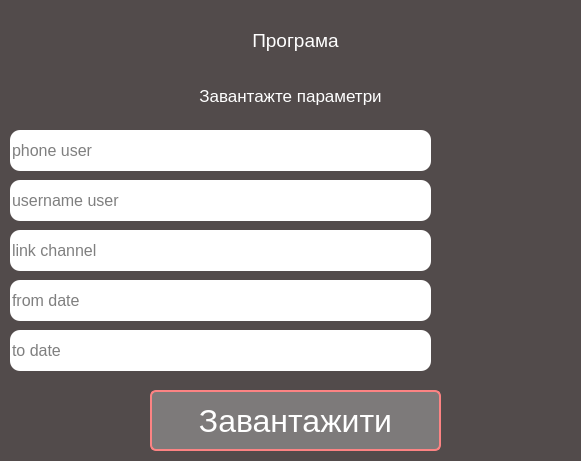
<?xml version="1.0" encoding="UTF-8"?>
<ui version="4.0">
 <class>program</class>
 <widget class="QDialog" name="program">
  <property name="geometry">
   <rect>
    <x>0</x>
    <y>0</y>
    <width>581</width>
    <height>461</height>
   </rect>
  </property>
  <property name="palette">
   <palette>
    <active>
     <colorrole role="Button">
      <brush brushstyle="SolidPattern">
       <color alpha="255">
        <red>82</red>
        <green>75</green>
        <blue>75</blue>
       </color>
      </brush>
     </colorrole>
     <colorrole role="BrightText">
      <brush brushstyle="SolidPattern">
       <color alpha="255">
        <red>255</red>
        <green>255</green>
        <blue>255</blue>
       </color>
      </brush>
     </colorrole>
     <colorrole role="ButtonText">
      <brush brushstyle="SolidPattern">
       <color alpha="255">
        <red>255</red>
        <green>255</green>
        <blue>255</blue>
       </color>
      </brush>
     </colorrole>
     <colorrole role="Base">
      <brush brushstyle="SolidPattern">
       <color alpha="255">
        <red>82</red>
        <green>75</green>
        <blue>75</blue>
       </color>
      </brush>
     </colorrole>
     <colorrole role="Window">
      <brush brushstyle="SolidPattern">
       <color alpha="255">
        <red>82</red>
        <green>75</green>
        <blue>75</blue>
       </color>
      </brush>
     </colorrole>
     <colorrole role="Shadow">
      <brush brushstyle="SolidPattern">
       <color alpha="255">
        <red>0</red>
        <green>0</green>
        <blue>0</blue>
       </color>
      </brush>
     </colorrole>
     <colorrole role="AlternateBase">
      <brush brushstyle="SolidPattern">
       <color alpha="255">
        <red>41</red>
        <green>37</green>
        <blue>37</blue>
       </color>
      </brush>
     </colorrole>
     <colorrole role="ToolTipBase">
      <brush brushstyle="SolidPattern">
       <color alpha="255">
        <red>255</red>
        <green>255</green>
        <blue>220</blue>
       </color>
      </brush>
     </colorrole>
     <colorrole role="ToolTipText">
      <brush brushstyle="SolidPattern">
       <color alpha="255">
        <red>0</red>
        <green>0</green>
        <blue>0</blue>
       </color>
      </brush>
     </colorrole>
    </active>
    <inactive>
     <colorrole role="Button">
      <brush brushstyle="SolidPattern">
       <color alpha="255">
        <red>82</red>
        <green>75</green>
        <blue>75</blue>
       </color>
      </brush>
     </colorrole>
     <colorrole role="BrightText">
      <brush brushstyle="SolidPattern">
       <color alpha="255">
        <red>255</red>
        <green>255</green>
        <blue>255</blue>
       </color>
      </brush>
     </colorrole>
     <colorrole role="ButtonText">
      <brush brushstyle="SolidPattern">
       <color alpha="255">
        <red>255</red>
        <green>255</green>
        <blue>255</blue>
       </color>
      </brush>
     </colorrole>
     <colorrole role="Base">
      <brush brushstyle="SolidPattern">
       <color alpha="255">
        <red>82</red>
        <green>75</green>
        <blue>75</blue>
       </color>
      </brush>
     </colorrole>
     <colorrole role="Window">
      <brush brushstyle="SolidPattern">
       <color alpha="255">
        <red>82</red>
        <green>75</green>
        <blue>75</blue>
       </color>
      </brush>
     </colorrole>
     <colorrole role="Shadow">
      <brush brushstyle="SolidPattern">
       <color alpha="255">
        <red>0</red>
        <green>0</green>
        <blue>0</blue>
       </color>
      </brush>
     </colorrole>
     <colorrole role="AlternateBase">
      <brush brushstyle="SolidPattern">
       <color alpha="255">
        <red>41</red>
        <green>37</green>
        <blue>37</blue>
       </color>
      </brush>
     </colorrole>
     <colorrole role="ToolTipBase">
      <brush brushstyle="SolidPattern">
       <color alpha="255">
        <red>255</red>
        <green>255</green>
        <blue>220</blue>
       </color>
      </brush>
     </colorrole>
     <colorrole role="ToolTipText">
      <brush brushstyle="SolidPattern">
       <color alpha="255">
        <red>0</red>
        <green>0</green>
        <blue>0</blue>
       </color>
      </brush>
     </colorrole>
    </inactive>
    <disabled>
     <colorrole role="Button">
      <brush brushstyle="SolidPattern">
       <color alpha="255">
        <red>82</red>
        <green>75</green>
        <blue>75</blue>
       </color>
      </brush>
     </colorrole>
     <colorrole role="BrightText">
      <brush brushstyle="SolidPattern">
       <color alpha="255">
        <red>255</red>
        <green>255</green>
        <blue>255</blue>
       </color>
      </brush>
     </colorrole>
     <colorrole role="ButtonText">
      <brush brushstyle="SolidPattern">
       <color alpha="255">
        <red>41</red>
        <green>37</green>
        <blue>37</blue>
       </color>
      </brush>
     </colorrole>
     <colorrole role="Base">
      <brush brushstyle="SolidPattern">
       <color alpha="255">
        <red>82</red>
        <green>75</green>
        <blue>75</blue>
       </color>
      </brush>
     </colorrole>
     <colorrole role="Window">
      <brush brushstyle="SolidPattern">
       <color alpha="255">
        <red>82</red>
        <green>75</green>
        <blue>75</blue>
       </color>
      </brush>
     </colorrole>
     <colorrole role="Shadow">
      <brush brushstyle="SolidPattern">
       <color alpha="255">
        <red>0</red>
        <green>0</green>
        <blue>0</blue>
       </color>
      </brush>
     </colorrole>
     <colorrole role="AlternateBase">
      <brush brushstyle="SolidPattern">
       <color alpha="255">
        <red>82</red>
        <green>75</green>
        <blue>75</blue>
       </color>
      </brush>
     </colorrole>
     <colorrole role="ToolTipBase">
      <brush brushstyle="SolidPattern">
       <color alpha="255">
        <red>255</red>
        <green>255</green>
        <blue>220</blue>
       </color>
      </brush>
     </colorrole>
     <colorrole role="ToolTipText">
      <brush brushstyle="SolidPattern">
       <color alpha="255">
        <red>0</red>
        <green>0</green>
        <blue>0</blue>
       </color>
      </brush>
     </colorrole>
    </disabled>
   </palette>
  </property>
  <property name="windowTitle">
   <string>program</string>
  </property>
  <property name="styleSheet">
   <string notr="true">background-color: #524b4b;</string>
  </property>
  <widget class="QLabel" name="label_1_program">
   <property name="geometry">
    <rect>
     <x>140</x>
     <y>20</y>
     <width>311</width>
     <height>41</height>
    </rect>
   </property>
   <property name="palette">
    <palette>
     <active>
      <colorrole role="WindowText">
       <brush brushstyle="SolidPattern">
        <color alpha="255">
         <red>255</red>
         <green>255</green>
         <blue>255</blue>
        </color>
       </brush>
      </colorrole>
      <colorrole role="Button">
       <brush brushstyle="SolidPattern">
        <color alpha="255">
         <red>82</red>
         <green>75</green>
         <blue>75</blue>
        </color>
       </brush>
      </colorrole>
      <colorrole role="Text">
       <brush brushstyle="SolidPattern">
        <color alpha="255">
         <red>255</red>
         <green>255</green>
         <blue>255</blue>
        </color>
       </brush>
      </colorrole>
      <colorrole role="ButtonText">
       <brush brushstyle="SolidPattern">
        <color alpha="255">
         <red>255</red>
         <green>255</green>
         <blue>255</blue>
        </color>
       </brush>
      </colorrole>
      <colorrole role="Base">
       <brush brushstyle="SolidPattern">
        <color alpha="255">
         <red>82</red>
         <green>75</green>
         <blue>75</blue>
        </color>
       </brush>
      </colorrole>
      <colorrole role="Window">
       <brush brushstyle="SolidPattern">
        <color alpha="255">
         <red>82</red>
         <green>75</green>
         <blue>75</blue>
        </color>
       </brush>
      </colorrole>
     </active>
     <inactive>
      <colorrole role="WindowText">
       <brush brushstyle="SolidPattern">
        <color alpha="255">
         <red>255</red>
         <green>255</green>
         <blue>255</blue>
        </color>
       </brush>
      </colorrole>
      <colorrole role="Button">
       <brush brushstyle="SolidPattern">
        <color alpha="255">
         <red>82</red>
         <green>75</green>
         <blue>75</blue>
        </color>
       </brush>
      </colorrole>
      <colorrole role="Text">
       <brush brushstyle="SolidPattern">
        <color alpha="255">
         <red>255</red>
         <green>255</green>
         <blue>255</blue>
        </color>
       </brush>
      </colorrole>
      <colorrole role="ButtonText">
       <brush brushstyle="SolidPattern">
        <color alpha="255">
         <red>255</red>
         <green>255</green>
         <blue>255</blue>
        </color>
       </brush>
      </colorrole>
      <colorrole role="Base">
       <brush brushstyle="SolidPattern">
        <color alpha="255">
         <red>82</red>
         <green>75</green>
         <blue>75</blue>
        </color>
       </brush>
      </colorrole>
      <colorrole role="Window">
       <brush brushstyle="SolidPattern">
        <color alpha="255">
         <red>82</red>
         <green>75</green>
         <blue>75</blue>
        </color>
       </brush>
      </colorrole>
     </inactive>
     <disabled>
      <colorrole role="WindowText">
       <brush brushstyle="SolidPattern">
        <color alpha="255">
         <red>255</red>
         <green>255</green>
         <blue>255</blue>
        </color>
       </brush>
      </colorrole>
      <colorrole role="Button">
       <brush brushstyle="SolidPattern">
        <color alpha="255">
         <red>82</red>
         <green>75</green>
         <blue>75</blue>
        </color>
       </brush>
      </colorrole>
      <colorrole role="Text">
       <brush brushstyle="SolidPattern">
        <color alpha="255">
         <red>255</red>
         <green>255</green>
         <blue>255</blue>
        </color>
       </brush>
      </colorrole>
      <colorrole role="ButtonText">
       <brush brushstyle="SolidPattern">
        <color alpha="255">
         <red>255</red>
         <green>255</green>
         <blue>255</blue>
        </color>
       </brush>
      </colorrole>
      <colorrole role="Base">
       <brush brushstyle="SolidPattern">
        <color alpha="255">
         <red>82</red>
         <green>75</green>
         <blue>75</blue>
        </color>
       </brush>
      </colorrole>
      <colorrole role="Window">
       <brush brushstyle="SolidPattern">
        <color alpha="255">
         <red>82</red>
         <green>75</green>
         <blue>75</blue>
        </color>
       </brush>
      </colorrole>
     </disabled>
    </palette>
   </property>
   <property name="font">
    <font>
     <pointsize>14</pointsize>
    </font>
   </property>
   <property name="styleSheet">
    <string notr="true">color: white;</string>
   </property>
   <property name="text">
    <string>Програма</string>
   </property>
   <property name="alignment">
    <set>Qt::AlignCenter</set>
   </property>
  </widget>
  <widget class="QLabel" name="label_2_program">
   <property name="geometry">
    <rect>
     <x>20</x>
     <y>80</y>
     <width>541</width>
     <height>31</height>
    </rect>
   </property>
   <property name="palette">
    <palette>
     <active>
      <colorrole role="WindowText">
       <brush brushstyle="SolidPattern">
        <color alpha="255">
         <red>255</red>
         <green>255</green>
         <blue>255</blue>
        </color>
       </brush>
      </colorrole>
      <colorrole role="Button">
       <brush brushstyle="SolidPattern">
        <color alpha="255">
         <red>82</red>
         <green>75</green>
         <blue>75</blue>
        </color>
       </brush>
      </colorrole>
      <colorrole role="Text">
       <brush brushstyle="SolidPattern">
        <color alpha="255">
         <red>255</red>
         <green>255</green>
         <blue>255</blue>
        </color>
       </brush>
      </colorrole>
      <colorrole role="ButtonText">
       <brush brushstyle="SolidPattern">
        <color alpha="255">
         <red>255</red>
         <green>255</green>
         <blue>255</blue>
        </color>
       </brush>
      </colorrole>
      <colorrole role="Base">
       <brush brushstyle="SolidPattern">
        <color alpha="255">
         <red>82</red>
         <green>75</green>
         <blue>75</blue>
        </color>
       </brush>
      </colorrole>
      <colorrole role="Window">
       <brush brushstyle="SolidPattern">
        <color alpha="255">
         <red>82</red>
         <green>75</green>
         <blue>75</blue>
        </color>
       </brush>
      </colorrole>
     </active>
     <inactive>
      <colorrole role="WindowText">
       <brush brushstyle="SolidPattern">
        <color alpha="255">
         <red>255</red>
         <green>255</green>
         <blue>255</blue>
        </color>
       </brush>
      </colorrole>
      <colorrole role="Button">
       <brush brushstyle="SolidPattern">
        <color alpha="255">
         <red>82</red>
         <green>75</green>
         <blue>75</blue>
        </color>
       </brush>
      </colorrole>
      <colorrole role="Text">
       <brush brushstyle="SolidPattern">
        <color alpha="255">
         <red>255</red>
         <green>255</green>
         <blue>255</blue>
        </color>
       </brush>
      </colorrole>
      <colorrole role="ButtonText">
       <brush brushstyle="SolidPattern">
        <color alpha="255">
         <red>255</red>
         <green>255</green>
         <blue>255</blue>
        </color>
       </brush>
      </colorrole>
      <colorrole role="Base">
       <brush brushstyle="SolidPattern">
        <color alpha="255">
         <red>82</red>
         <green>75</green>
         <blue>75</blue>
        </color>
       </brush>
      </colorrole>
      <colorrole role="Window">
       <brush brushstyle="SolidPattern">
        <color alpha="255">
         <red>82</red>
         <green>75</green>
         <blue>75</blue>
        </color>
       </brush>
      </colorrole>
     </inactive>
     <disabled>
      <colorrole role="WindowText">
       <brush brushstyle="SolidPattern">
        <color alpha="255">
         <red>255</red>
         <green>255</green>
         <blue>255</blue>
        </color>
       </brush>
      </colorrole>
      <colorrole role="Button">
       <brush brushstyle="SolidPattern">
        <color alpha="255">
         <red>82</red>
         <green>75</green>
         <blue>75</blue>
        </color>
       </brush>
      </colorrole>
      <colorrole role="Text">
       <brush brushstyle="SolidPattern">
        <color alpha="255">
         <red>255</red>
         <green>255</green>
         <blue>255</blue>
        </color>
       </brush>
      </colorrole>
      <colorrole role="ButtonText">
       <brush brushstyle="SolidPattern">
        <color alpha="255">
         <red>255</red>
         <green>255</green>
         <blue>255</blue>
        </color>
       </brush>
      </colorrole>
      <colorrole role="Base">
       <brush brushstyle="SolidPattern">
        <color alpha="255">
         <red>82</red>
         <green>75</green>
         <blue>75</blue>
        </color>
       </brush>
      </colorrole>
      <colorrole role="Window">
       <brush brushstyle="SolidPattern">
        <color alpha="255">
         <red>82</red>
         <green>75</green>
         <blue>75</blue>
        </color>
       </brush>
      </colorrole>
     </disabled>
    </palette>
   </property>
   <property name="font">
    <font>
     <pointsize>13</pointsize>
    </font>
   </property>
   <property name="styleSheet">
    <string notr="true">color: white;</string>
   </property>
   <property name="text">
    <string>Завантажте параметри</string>
   </property>
   <property name="alignment">
    <set>Qt::AlignCenter</set>
   </property>
  </widget>
  <widget class="QLineEdit" name="lineEdit_text1_program">
   <property name="geometry">
    <rect>
     <x>10</x>
     <y>130</y>
     <width>421</width>
     <height>41</height>
    </rect>
   </property>
   <property name="font">
    <font>
     <pointsize>12</pointsize>
    </font>
   </property>
   <property name="styleSheet">
    <string notr="true">border-radius: 10px;
background-color: white;
color: black;</string>
   </property>
   <property name="text">
    <string/>
   </property>
   <property name="placeholderText">
    <string>phone user</string>
   </property>
  </widget>
  <widget class="QLineEdit" name="lineEdit_text2_program">
   <property name="geometry">
    <rect>
     <x>10</x>
     <y>180</y>
     <width>421</width>
     <height>41</height>
    </rect>
   </property>
   <property name="font">
    <font>
     <pointsize>12</pointsize>
    </font>
   </property>
   <property name="styleSheet">
    <string notr="true">border-radius: 10px;
background-color: white;
color: black;</string>
   </property>
   <property name="placeholderText">
    <string>username user</string>
   </property>
  </widget>
  <widget class="QPushButton" name="pushButton_program">
   <property name="geometry">
    <rect>
     <x>150</x>
     <y>390</y>
     <width>291</width>
     <height>61</height>
    </rect>
   </property>
   <property name="font">
    <font>
     <pointsize>24</pointsize>
    </font>
   </property>
   <property name="styleSheet">
    <string notr="true">QPushButton{
	border-radius: 6px;
	background-color: #7d7a7a;
	border: 2px solid #fc8383;
	color: white;
}

QPushButton::hover{
	border-radius: 6px;
	background-color: #fc8383;
	color: black;
}

QPushButton::pressed{
	border-radius: 6px;
	background-color: #ff4545;
	color: black;
}
</string>
   </property>
   <property name="text">
    <string>Завантажити</string>
   </property>
  </widget>
  <widget class="QLineEdit" name="lineEdit_text3_program">
   <property name="geometry">
    <rect>
     <x>10</x>
     <y>230</y>
     <width>421</width>
     <height>41</height>
    </rect>
   </property>
   <property name="font">
    <font>
     <pointsize>12</pointsize>
    </font>
   </property>
   <property name="styleSheet">
    <string notr="true">border-radius: 10px;
background-color: white;
color: black;</string>
   </property>
   <property name="placeholderText">
    <string>link channel</string>
   </property>
  </widget>
  <widget class="QLineEdit" name="lineEdit_text4_program">
   <property name="geometry">
    <rect>
     <x>10</x>
     <y>280</y>
     <width>421</width>
     <height>41</height>
    </rect>
   </property>
   <property name="font">
    <font>
     <pointsize>12</pointsize>
    </font>
   </property>
   <property name="styleSheet">
    <string notr="true">border-radius: 10px;
background-color: white;
color: black;</string>
   </property>
   <property name="placeholderText">
    <string>from date</string>
   </property>
  </widget>
  <widget class="QLineEdit" name="lineEdit_text5_program">
   <property name="geometry">
    <rect>
     <x>10</x>
     <y>330</y>
     <width>421</width>
     <height>41</height>
    </rect>
   </property>
   <property name="font">
    <font>
     <pointsize>12</pointsize>
    </font>
   </property>
   <property name="styleSheet">
    <string notr="true">border-radius: 10px;
background-color: white;
color: black;</string>
   </property>
   <property name="placeholderText">
    <string>to date</string>
   </property>
  </widget>
 </widget>
 <resources/>
 <connections/>
</ui>
